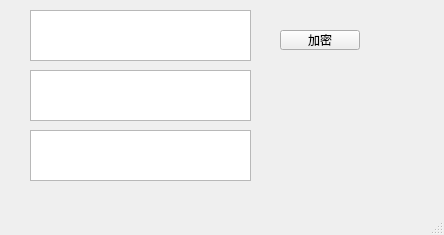
<?xml version="1.0" encoding="UTF-8"?>
<ui version="4.0">
 <class>MainWindow</class>
 <widget class="QMainWindow" name="MainWindow">
  <property name="geometry">
   <rect>
    <x>0</x>
    <y>0</y>
    <width>444</width>
    <height>235</height>
   </rect>
  </property>
  <property name="windowTitle">
   <string>MainWindow</string>
  </property>
  <widget class="QWidget" name="centralwidget">
   <widget class="QPushButton" name="pushButton">
    <property name="geometry">
     <rect>
      <x>280</x>
      <y>30</y>
      <width>80</width>
      <height>20</height>
     </rect>
    </property>
    <property name="text">
     <string>加密</string>
    </property>
   </widget>
   <widget class="QTextEdit" name="text_in">
    <property name="geometry">
     <rect>
      <x>30</x>
      <y>10</y>
      <width>221</width>
      <height>51</height>
     </rect>
    </property>
   </widget>
   <widget class="QTextEdit" name="key">
    <property name="geometry">
     <rect>
      <x>30</x>
      <y>70</y>
      <width>221</width>
      <height>51</height>
     </rect>
    </property>
   </widget>
   <widget class="QTextEdit" name="text_out">
    <property name="geometry">
     <rect>
      <x>30</x>
      <y>130</y>
      <width>221</width>
      <height>51</height>
     </rect>
    </property>
   </widget>
  </widget>
  <widget class="QStatusBar" name="statusbar"/>
  <widget class="QMenuBar" name="menubar">
   <property name="geometry">
    <rect>
     <x>0</x>
     <y>0</y>
     <width>444</width>
     <height>21</height>
    </rect>
   </property>
  </widget>
 </widget>
 <resources/>
 <connections/>
</ui>
